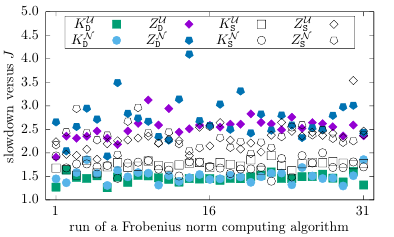

Source code (gnuplot):
set term cairolatex pdf standalone header "\\usepackage{amsmath,amsfonts}" color font ", 10" size 10cm,6cm
set output "fig4.tex"

set key top center horizontal box spacing 1.45

set xrange [0:32]
set xlabel "run of a Frobenius norm computing algorithm"
set xtics ("1" 1, "16" 16, "31" 31)
set yrange [1:5]
set ytics ("1.0" 1.0, "1.5" 1.5, "2.0" 2.0, "2.5" 2.5, "3.0" 3.0, "3.5" 3.5, "4.0" 4.0, "4.5" 4.5, "5.0" 5.0)
set ylabel "slowdown versus $J$"

set datafile columnheaders
plot "ud.csv" using 1:($14/$11) with points title "$K_{\\mathtt{D}}^{\\mathcal{U}}$" pointtype 5 linetype 2, \
     "nd.csv" using 1:($14/$11) with points title "$K_{\\mathtt{D}}^{\\mathcal{N}}$" pointtype 7 linetype 3, \
     "ud.csv" using 1:($32/$11) with points title "$Z_{\\mathtt{D}}^{\\mathcal{U}}$" pointtype 13 linetype 1, \
     "nd.csv" using 1:($32/$11) with points title "$Z_{\\mathtt{D}}^{\\mathcal{N}}$" pointtype 15 linetype 6, \
     "us.csv" using 1:($14/$11) with points title "$K_{\\mathtt{S}}^{\\mathcal{U}}$" pointtype 4 linetype 0, \
     "ns.csv" using 1:($14/$11) with points title "$K_{\\mathtt{S}}^{\\mathcal{N}}$" pointtype 6 linetype 0, \
     "us.csv" using 1:($32/$11) with points title "$Z_{\\mathtt{S}}^{\\mathcal{U}}$" pointtype 12 linetype 0, \
     "ns.csv" using 1:($32/$11) with points title "$Z_{\\mathtt{S}}^{\\mathcal{N}}$" pointtype 14 linetype 0
